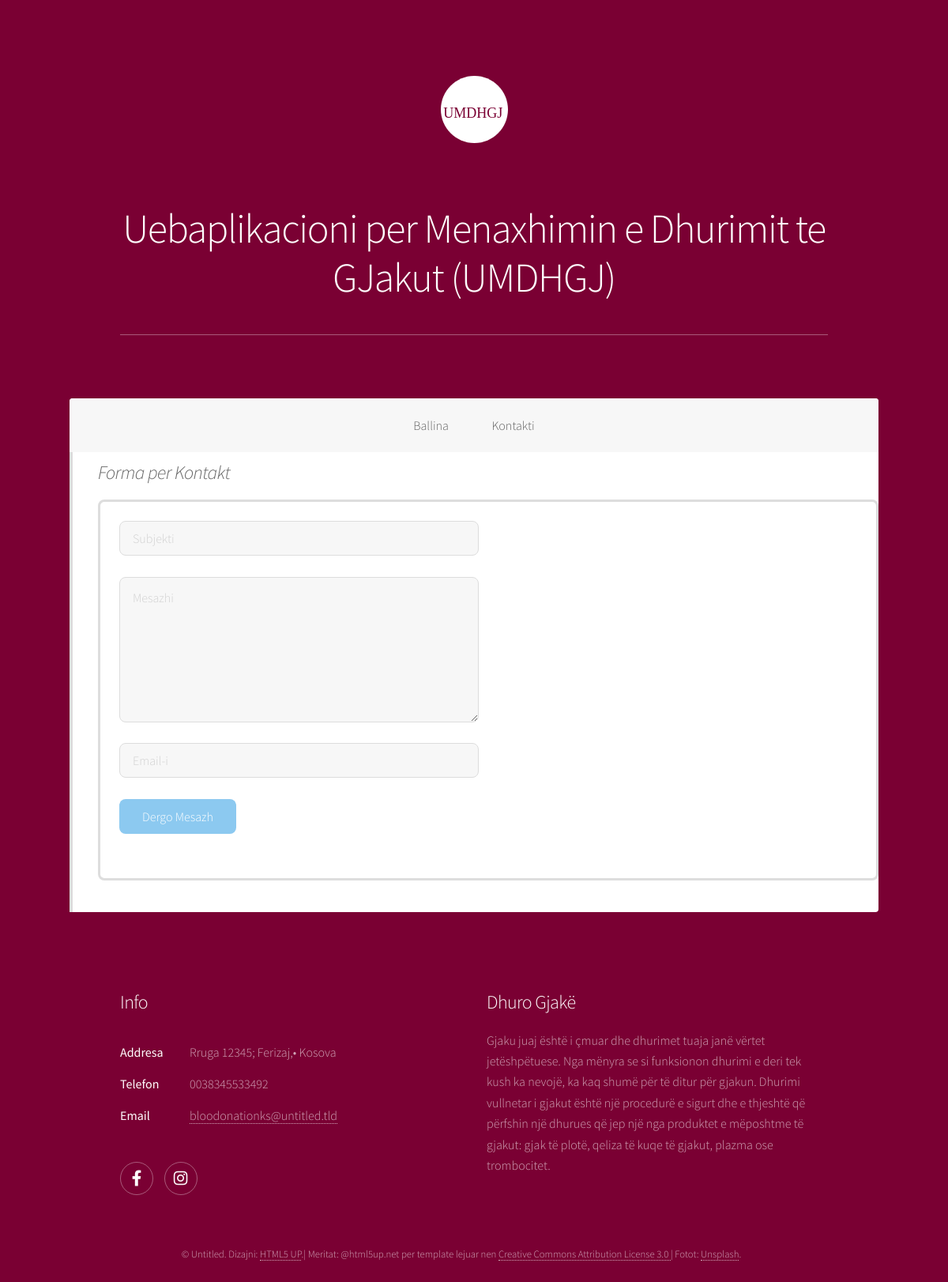
Page /UMDHGJ/ModuliPerdoruesit/kontakt.php on the committed database.
### tables this page shows
CREATE TABLE `umdhgj_tedhenat` (
  `ID_teDhenat` int(11) NOT NULL,
  `Titulli` varchar(150) NOT NULL,
  `PershkrimiD` varchar(1000) NOT NULL,
  `Skedar` varchar(255) NOT NULL,
  `PamjaeFaqes` varchar(50) NOT NULL
);

### UMDHGJ/ModuliPerdoruesit/FundiFaqes.php (the view, shortened to what this page needs)
<footer id="footer">
					<?php
            $resultati = mysqli_query($lidh_info, "CALL selektof_info()");
            while ($rreshti = mysqli_fetch_assoc($resultati)) {
              extract($rreshti);
            ?>
						<section>
							<h2><?php echo $Titulli ?></h2>
							<p><?php echo $PershkrimiD; ?>
							</p>
			<?php } ?>
									<?php
            $resultati = mysqli_query($lidh_rrs, "CALL selektof_rrs()");
            while ($rreshti = mysqli_fetch_assoc($resultati)) {
              extract($rreshti);
            ?>
							<?php echo $PershkrimiD; ?>
						</section>
			<?php } ?>
									<?php
            $resultati = mysqli_query($lidh_DHGJ, "CALL selektof_DHGJ()");
            while ($rreshti = mysqli_fetch_assoc($resultati)) {
              extract($rreshti);
            ?>
						<section>
							<h2><?php echo $Titulli ?></h2>
							<?php echo $PershkrimiD; ?>
						</section>
			<?php } ?>
												<?php
            $resultati = mysqli_query($lidh_pf, "CALL selekto_pf()");
            while ($rreshti = mysqli_fetch_assoc($resultati)) {
              extract($rreshti);
            ?>
							<p class="copyright"><?php echo $PershkrimiD; ?></p>
			<?php } ?>
					</div>

### UMDHGJ/ModuliPerdoruesit/kontakt.php (shortened to what this page needs)
<!DOCTYPE HTML>
<?php include_once("konfigurimi.php"); ?>
<html>
	<head>
		<link rel="stylesheet" href="assets/css/main.css" />
	</head>
	<body class="is-preload">
			<div id="wrapper">
				<?php include_once("FillimiFaqes.php"); ?>
					<?php include_once("meny.php"); ?>
				<div id="main">
					<section>
										<blockquote><h2>Forma per Kontakt</h2>
											<div class="box">
										<form method="post" action="shtokontakt.php">
											<div class="row gtr-uniform">
												<div class="col-6 col-12-xsmall">
													<input type="text" name="Subjekti" id="Subjekti" value="" placeholder="Subjekti" />
												<br>
												<div class="row gtr-uniform">
												<div class="col-12">
													<textarea name="Mesazhi" id="Mesazhi" placeholder="Mesazhi" rows="6"></textarea><br>
												<div class="col-6 col-12-xsmall">
													<input type="email" name="Email" id="Email" value="" placeholder="Email-i" />
													<div class="col-12">
														<br>
													<ul class="actions">
														<li><input type="submit" name="shtokontakt" value="Dergo Mesazh" class="primary" /></li></ul>
												</div>
											</div>
										</form></div>
									</blockquote>
									</section>
				</div>
				<?php include_once("FundiFaqes.php"); ?>
	</body>
</html>

### UMDHGJ/ModuliPerdoruesit/FillimiFaqes.php (shortened to what this page needs)
		<?php
          $resultati = mysqli_query($lidh_fill, "CALL selekto_fill()");
          while ($rreshti = mysqli_fetch_assoc($resultati)) {
            extract($rreshti);
          ?>
		<header id="header" class="alt">
				<span class="logo"><img src="images/<?php echo $Skedar ?>" alt="" /></span><br>
				<br><h1><?php echo $Titulli ?></h1>
				<p></p><hr>
			</header>
<?php } ?>

### UMDHGJ/ModuliPerdoruesit/meny.php (shortened to what this page needs)
	<nav id="nav">
<?php
            $resultati = mysqli_query($lidh_menyP, "CALL  selekto_menyP()");
            while ($rreshti = mysqli_fetch_assoc($resultati)) {
              extract($rreshti);
			  	 echo $PershkrimiD;
			}
            ?>

### rows in the picture
umdhgj_tedhenat: Skedar (picture), Titulli "Uebaplikacioni per Menaxhimin e Dhurimit te GJakut (UMDHGJ)"
umdhgj_tedhenat: PershkrimiD "Ballina Kontakti"
umdhgj_tedhenat: Titulli "Info", PershkrimiD "Addresa Rruga 12345; Ferizaj,• Kosova Telefon 0038345533492 Email bloodonationks@untitled.tld"
umdhgj_tedhenat: Titulli "Dhuro Gjakë", PershkrimiD "Gjaku juaj është i çmuar dhe dhurimet tuaja janë vërtet jetëshpëtuese. Nga mënyra se si funksionon dhurimi e deri tek kush ka nevojë, ka kaq shumë për të ditur për gjakun. Dhurimi vullnetar i gjakut është një procedurë e sigurt dhe e thjeshtë që përfshin një dhurues që jep një nga produktet e mëposhtme të gjakut: gjak të plotë, qeliza të kuqe të gjakut, plazma ose trombocitet."
umdhgj_tedhenat: PershkrimiD "© Untitled. Dizajni: HTML5 UP .| Meritat: @html5up.net per template lejuar nen Creative Commons Attribution License 3.0 | Fotot: Unsplash ."
